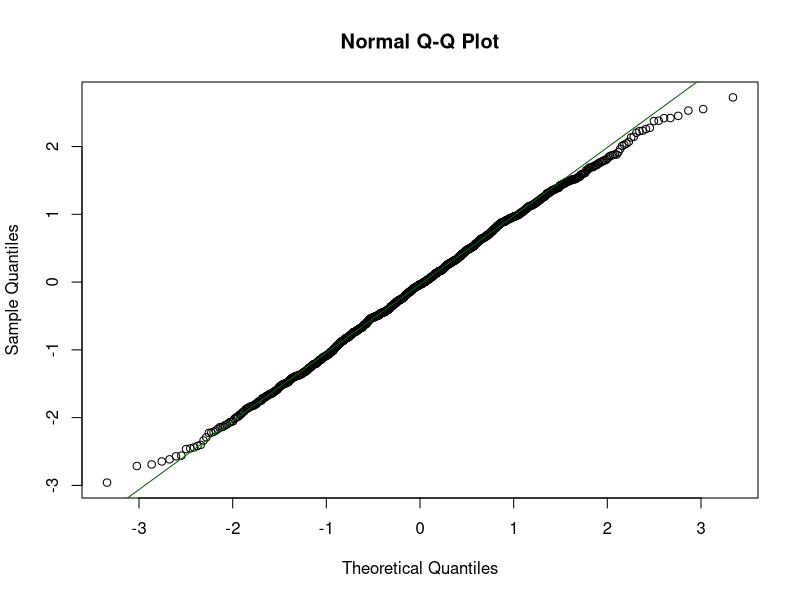
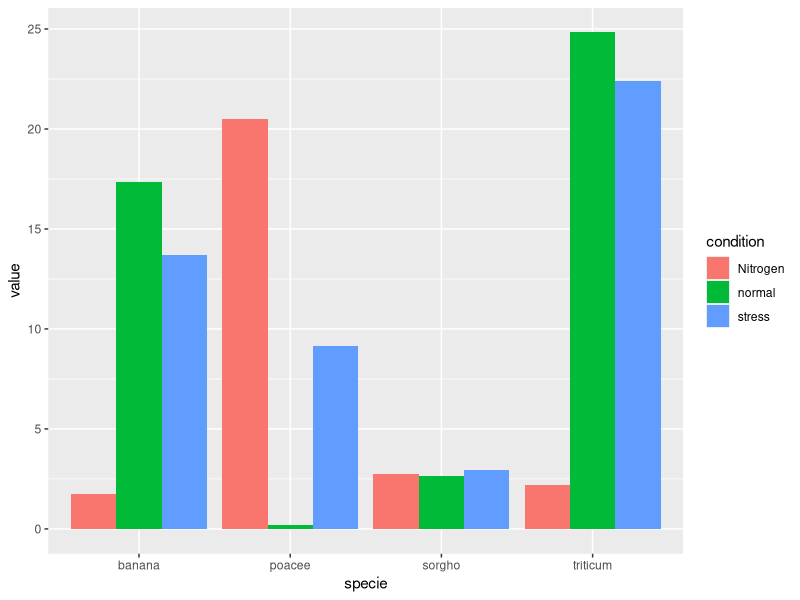

Here is the R script that generated these plots, in order:
set.seed(500)

# Create random normally distributed values
x <- rnorm(1200)

# QQplot of normally distributed values
qqnorm(x)

# Add qqline to plot
qqline(x, col = "darkgreen")


library(ggplot2)

# create a dataset
specie <- c(rep("sorgho" , 3) , rep("poacee" , 3) , rep("banana" , 3) , rep("triticum" , 3) )
condition <- rep(c("normal" , "stress" , "Nitrogen") , 4)
value <- abs(rnorm(12 , 0 , 15))
print(value)
data <- data.frame(specie,condition,value)

# Grouped
ggplot(data, aes(fill=condition, y=value, x=specie)) + 
  geom_bar(position="dodge", stat="identity")


survivableAndPClass = function(titanic){
  pClass1 = nrow(titanic[titanic$Pclass == "1",])
  survivedPclass1 = nrow(titanic[titanic$Pclass == "1" & titanic$Survived == "1", ])
  deadPclass1 = pClass1 - survivedPclass1
  pClass1Males = nrow(titanic[titanic$Pclass == "1" & titanic$Sex == "male",])
  pClass1Females = pClass1- pClass1Males
  
  pClass2 = nrow(titanic[titanic$Pclass == "2",])
  survivedPclass2 = nrow(titanic[titanic$Pclass == "2" & titanic$Survived == "1", ])
  deadPclass2 = pClass2 - survivedPclass2
  pClass2Males = nrow(titanic[titanic$Pclass == "2" & titanic$Sex == "male",])
  pClass2Females = pClass2- pClass2Males
  
  pClass3 = nrow(titanic[titanic$Pclass == "3",])
  survivedPclass3 = nrow(titanic[titanic$Pclass == "3" & titanic$Survived == "1", ])
  deadPclass3 = pClass3 - survivedPclass3
  pClass3Males = nrow(titanic[titanic$Pclass == "3" & titanic$Sex == "male",])
  pClass3Females = pClass3- pClass3Males
  
  PClass = c(rep("pClass1",2), rep("pClass2",2), rep("pClass3",2))
  condition = rep(c( "Survived", "Dead"))
  count = c(survivedPclass1, deadPclass1, survivedPclass2, deadPclass2, survivedPclass3, deadPclass3)
  data = data.frame(PClass,condition,count)
  
  plot(ggplot(data, aes(fill=condition, y=count, x=PClass)) + 
         geom_bar(position="stack", stat="identity"))
  
  return(TRUE)
}

sexRatioAndPclass = function(titanic){
  
  pClass1 = nrow(titanic[titanic$Pclass == "1",])
  survivedPclass1 = nrow(titanic[titanic$Pclass == "1" & titanic$Survived == "1", ])
  deadPclass1 = pClass1 - survivedPclass1
  pClass1Males = nrow(titanic[titanic$Pclass == "1" & titanic$Sex == "male",])
  pClass1Females = pClass1- pClass1Males
  
  pClass2 = nrow(titanic[titanic$Pclass == "2",])
  survivedPclass2 = nrow(titanic[titanic$Pclass == "2" & titanic$Survived == "1", ])
  deadPclass2 = pClass2 - survivedPclass2
  pClass2Males = nrow(titanic[titanic$Pclass == "2" & titanic$Sex == "male",])
  pClass2Females = pClass2- pClass2Males
  
  pClass3 = nrow(titanic[titanic$Pclass == "3",])
  survivedPclass3 = nrow(titanic[titanic$Pclass == "3" & titanic$Survived == "1", ])
  deadPclass3 = pClass3 - survivedPclass3
  pClass3Males = nrow(titanic[titanic$Pclass == "3" & titanic$Sex == "male",])
  pClass3Females = pClass3- pClass3Males
  
  PClassSex = c(rep("pClass1",2), rep("pClass2",2), rep("pClass3",2))
  condition = rep(c( "Male", "Female"))
  count = c(pClass1Males, pClass1Females, pClass2Males, pClass2Females, pClass3Males, pClass3Females)
  data = data.frame(PClassSex,condition,count)
  
  plot(ggplot(data, aes(fill=condition, y=count, x=PClass)) + 
         geom_bar(position="dodge", stat="identity"))
  
  return(TRUE)
}